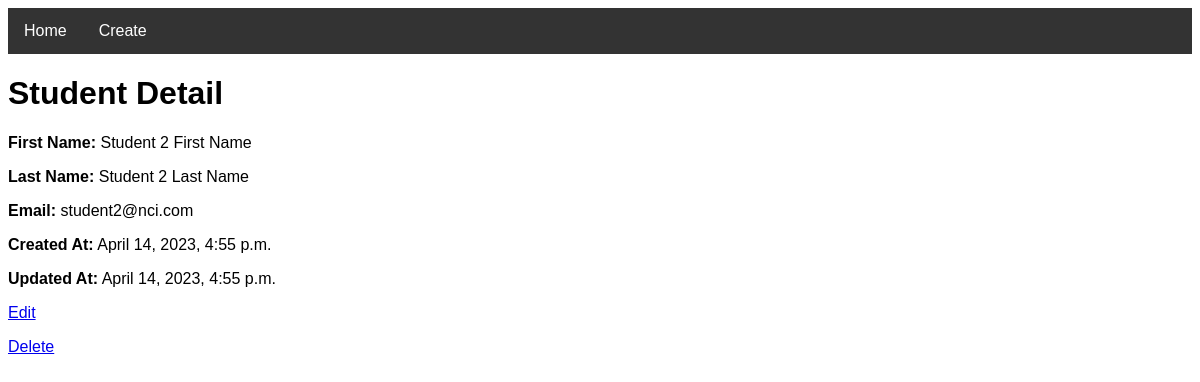
The app's page /5/ with its own data.
### students/models.py (models this page shows, shortened)
class Student(models.Model):
    first_name = models.CharField(max_length=100)
    last_name = models.CharField(max_length=100)
    email = models.EmailField()
    created_at = models.DateTimeField(auto_now_add=True)
    updated_at = models.DateTimeField(auto_now=True)
    class Meta:
        app_label = "students"

### students/views.py (the view)
# urls.py: path("<int:pk>/", views.student_detail, name="detail"),
def student_detail(request, pk):
    return detail(request, pk)

### student_library/student_crud.py (called while the page is built)
def detail(request, pk):
    student = get_object_or_404(Student, pk=pk)
    return render(request, "detail.html", {"student": student})

### students/templates/detail.html
{% extends 'base.html' %}
{% block content %}
<h1>Student Detail</h1>
<p><strong>First Name:</strong> {{ student.first_name }}</p>
<p><strong>Last Name:</strong> {{ student.last_name }}</p>
<p><strong>Email:</strong> {{ student.email }}</p>
<p><strong>Created At:</strong> {{ student.created_at }}</p>
<p><strong>Updated At:</strong> {{ student.updated_at }}</p>
<p><a href="{% url 'students:update' student.id %}">Edit</a></p>
<p><a href="{% url 'students:delete' student.id %}">Delete</a></p>
{% endblock %}

### students/static/css/style.css (style rules this page uses)
body { font-family: Arial, sans-serif; }

### records on screen
Student: first_name "Student 2 First Name", last_name "Student 2 Last Name", email "student2@nci.com", created_at "April 14, 2023, 4:55 p.m.", updated_at "April 14, 2023, 4:55 p.m."
